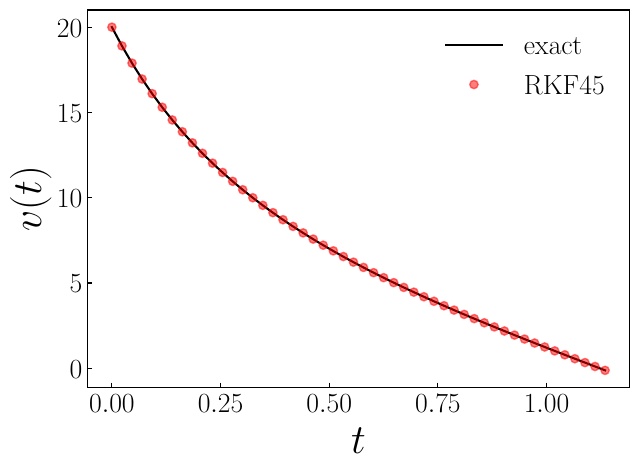

Write the Python code that produced this figure.
import numpy as np
from scipy.interpolate import interp1d
from scipy.optimize import bisect
from main import *

import matplotlib.pyplot as plt
plt.rcParams.update({
    'text.latex.preamble': r'\usepackage{amsmath}',
    'text.usetex': True,
    'font.family': 'sans-serif',
    'font.sans-serif': ['Helvetica']
})

if __name__ == '__main__':
    
    m  = 1
    g  = 9.80665
    c  = 0.1

    a  = lambda v,t: -g - c/m*v**2
    t0 = 0
    v0 = 20
    
    results = [[t0,v0]]
    h   = 1e-3
    tol = 1e-6
    while results[-1][1] > 0:
        temp = step_RKF45(a,*results[-1],h,tol)
        results.append(list(temp[:-1]))
        h = temp[-1]
    results = np.array(results).T
    
    v  = interp1d(*results)
    tp = bisect(v,results[0][-2],results[0][-1])
    print(tp)

    vt  = np.sqrt(m*g/c)
    tau = np.sqrt(m/c/g)
    print(tau*np.arctan(v0/vt))
    
    nrows,ncols = 1,1
    fig,ax = plt.subplots(nrows=nrows,ncols=ncols,figsize=(7*ncols,5*nrows))

    T = np.linspace(*results[0][[0,-1]])

    v_exact = vt*np.tan(np.arctan(v0/vt) - T/tau)
    ax.plot(T,v_exact,'k-',label=r'$\rm exact$')
    ax.plot(T,v(T),'ro',label=r'$\rm RKF45$')
    ax.set_xlabel(r'$t$',size=30)
    ax.set_ylabel(r'$v(t)$',size=30)
    ax.tick_params(axis='both',which='major',direction='in',labelsize=20)
    ax.legend(fontsize=20,loc='upper right',frameon=False)

    plt.show()
    # fig.savefig('prob4c.pdf',bbox_inches='tight')
    